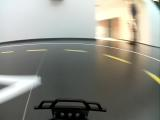
#> input picture project/test_images/120_cam-image_array_.jpg, 160 x 120 px; its folder holds only this picture in this run
$ jupyter execute --allow-errors DataManagement.ipynb   (shell and % lines are left out)   (older library calls are emulated)
#> lines starting #> are read from the running program, lines starting #| are printed output that depends on the picture; after the words box and inside, x2 and y2 are one past the last pixel; in counts of white or black regions, pixels touching at a corner belong together
### project/general.py
'''
Generic functions
'''

import os
import cv2
import numpy as np
import random
import math
import json

from matplotlib import pyplot as plt

#helper function to show several images
def show_imgs(img_arr, cmap=None):

    fig, ax = plt.subplots(1, img_arr.shape[0], figsize=(15, 6),
                             subplot_kw={'adjustable': 'box-forced'})

    axoff = np.vectorize(lambda ax:ax.axis('off'))
    axoff(ax)

    for i, img in enumerate(img_arr):
        ax[i].imshow(img, cmap=cmap)

def duplicate_image(img):
    '''
    Duplicates an image
    '''
    return np.copy(img)

# [7 lines left out: function add_text_to_image, not called in this run]

def get_median_blur(gray_frame):
    return cv2.medianBlur(gray_frame, 5)

# Flip image

# [6 lines left out: function flip_image, not called in this run]

def crop_image(img, x, w, y, h):
    '''
    Crop an image, using ideas from https://stackoverflow.com/questions/15589517/how-to-crop-an-image-in-opencv-using-python
    '''
    crop_img = img[h:img.shape[0]-w, 0:img.shape[1]]
    return crop_img

# [30 lines left out: functions image_augment_brightness, image_resize, normalize_image, not called in this run]

def grayscale(img):
    '''
    Applies the Grayscale transform
    '''
    return cv2.cvtColor(img, cv2.COLOR_BGR2GRAY)

# [18 lines left out: functions show_image, compare_images, not called in this run]
    #plt.subplots_adjust(left=0., right=1, top=0.9, bottom=0.)

def resize_image(img, height, weigth):
    return cv2.resize(img, (height, weigth), interpolation=cv2.INTER_AREA)

# [5 lines left out: function save_image, not called in this run]

def region_of_interest(img, vertices):
    """
    Applies an image mask.

    Only keeps the region of the image defined by the polygon
    formed from `vertices`. The rest of the image is set to black.
    """
    #defining a blank mask to start with
    mask = np.zeros_like(img)

    #defining a 3 channel or 1 channel color to fill the mask with depending on the input image
    if len(img.shape) > 2:
        channel_count = img.shape[2]  # i.e. 3 or 4 depending on your image
        ignore_mask_color = (255,) * channel_count
    else:
        ignore_mask_color = 255

    #filling pixels inside the polygon defined by "vertices" with the fill color
    cv2.fillPoly(mask, vertices, ignore_mask_color)

    #returning the image only where mask pixels are nonzero
    masked_image = cv2.bitwise_and(img, mask)
    return masked_image

# [31 lines left out: functions draw_lines, draw_lane_lines2, draw_lane_lines, not called in this run]

def remove_noise(image, kernel_size):
    return cv2.GaussianBlur(image, (kernel_size, kernel_size), 0)

# [135 lines left out: functions hough_lines2, get_coef, get_distance, get_line_median, slope, separate_lines and 6 more, not called in this run]

def thresholds(image,
               s_thresh=(80, 255), # 30, 255
               sx_thresh=(20, 150),
               sy_thresh = (20, 255),
               abs_thresh=(0.9, 1.1), # (0, np.pi/2)
               mag_thresh=(0.9, 1.1), # did not work
               v_thresh=(165,255) # (110,255)
              ):
    '''
    filter different thresholds
    '''
    img = duplicate_image(image)

    # Convert to HLS color space and separate the S channel
    hls = cv2.cvtColor(img, cv2.COLOR_BGR2HLS).astype(np.float)
    s_channel = hls[:,:,2]
    s_binary = np.zeros_like(s_channel)
    s_binary[(s_channel >= s_thresh[0]) & (s_channel <= s_thresh[1])] = 1

    # Convert to HSV color space and separate the V channel
    hsv = cv2.cvtColor(img, cv2.COLOR_BGR2HSV).astype(np.float)
    v_channel = hsv[:,:,2]
    v_binary = np.zeros_like(v_channel)
    v_binary[(v_channel >= v_thresh[0]) & (v_channel <= v_thresh[1])] = 1

    # Sobel Threshold x gradient
    gray = grayscale(image)
    sobelx = cv2.Sobel(gray, cv2.CV_64F, 1, 0) # Take the derivative in x
    abs_sobelx = np.absolute(sobelx) # Absolute x derivative to accentuate lines away from horizontal
    scaled_sobel = np.uint8(255*abs_sobelx/np.max(abs_sobelx))
    sx_binary = np.zeros_like(scaled_sobel)
    sx_binary[(scaled_sobel >= sx_thresh[0]) & (scaled_sobel <= sx_thresh[1])] = 1

    # Sobel Threshold y gradient
    sobely = cv2.Sobel(gray, cv2.CV_64F, 0, 1)
    abs_sobely = np.absolute(sobely)
    scaled_sobel = np.uint8(255*abs_sobely/np.max(abs_sobely))
    sy_binary = np.zeros_like(scaled_sobel)
    sy_binary[(scaled_sobel >= sy_thresh[0]) & (scaled_sobel <= sy_thresh[1])] = 1

    # Gradient magnitude
    gradmag = np.sqrt(sobelx**2+sobely**2)
    scale_factor = np.max(gradmag)/255
    gradmag = (gradmag/scale_factor).astype(np.uint8)
    mag_binary = np.zeros_like(gradmag)
    mag_binary[(gradmag >= mag_thresh[0]) & (gradmag <= mag_thresh[1])] = 1

    # absolute value of the gradient direction
    absgraddir = np.arctan2(np.absolute(sobely), np.absolute(sobelx))
    dir_binary = np.zeros_like(absgraddir)
    dir_binary[(absgraddir >= abs_thresh[0]) & (absgraddir <= abs_thresh[1])] = 1

    # Combine a binary image of all thresholds
    combined_binary = np.zeros_like(sx_binary)

    ## Pipeline to test separate filters
    #combined_binary[(sy_binary == 1)] = 1
    #combined_binary[(sx_binary == 1)] = 1
    #combined_binary[(sy_binary == 1) & (sx_binary == 1)] = 1
    #combined_binary[(s_binary == 1)] = 1
    #combined_binary[(v_binary == 1)] = 1
    #combined_binary[(v_binary == 1) | (s_binary == 1)] = 1
    #combined_binary[(dir_binary == 1)] = 1
    #combined_binary[((v_binary == 1) | (s_binary == 1)) & (dir_binary == 1)] = 1
    #combined_binary[(s_binary == 1) & (v_binary == 1) | (sx_binary == 1) & (sy_binary == 1)] = 1
    #combined_binary[(s_binary == 1) & (v_binary == 1) | (sx_binary == 1) | (sy_binary == 1)] = 1

    # Working pipelines
    #combined_binary[((s_binary == 1) | (sx_binary == 1)) & ((mag_binary == 1) | (dir_binary == 1))] = 1 # initial
    #combined_binary[((s_binary == 1) | (sx_binary == 1)) & ((v_binary == 1) | (dir_binary == 1))] = 1  # worked fine
    combined_binary[((s_binary == 1) | (sx_binary == 1) | (sy_binary == 1)) & ((v_binary == 1) | (dir_binary == 1))] = 1  # worked fine

    return combined_binary

# [6 lines left out: function warp, not called in this run]

### project/DataManagement.ipynb
[cell 1]
import os
import cv2
import numpy as np
import math
import pickle

import matplotlib
from matplotlib.pyplot import imshow
from general import *

Initial code from [here](https://github.com/wroscoe/notebooks/blob/master/Port%20of%20compond%20eye.ipynb).

[cell 2]
#Parameters
bottom_crop = 25
top_crop = 40
row, col = 120, 160
debug = True # False
canny_threshold1 = 50 # 100
canny_threshold2 = 200 # 130

[cell 3]
import glob

dir_path = './test_images/'

images = glob.glob(dir_path+'*.jpg')

img_all = np.array([cv2.cvtColor(cv2.imread(p), cv2.COLOR_BGR2RGB) for p in images])

#only use a couple example images
img_arr = img_all[0:5]

#find image dimensions
img = img_arr[0]
img_height = img.shape[0]
#> img_height = 120
img_width = img.shape[1]
#> img_width = 160

img_shape = img.shape
#> img_shape = (120, 160, 3)
#> the loop in show_imgs, `for i, img in enumerate(img_arr):` made 1 pass
new_img_shape = (300,300) # for transformation

#mtx = pickle.load(open("mtx.pkl", 'rb'))
#dist = pickle.load(open("dist.pkl", 'rb'))

mtx = np.array([[268.545517, 0.000000, 156.478764],
       [0.0, 267.758343, 132.117238],
       [0.0, 0.0, 1.0]])
dist = np.array([[-0.030609, -0.071767, 0.014567, 0.008852, 0.0]])

#> (the rest of this cell did not finish here and is left out)

#> (a cell that did not finish here is left out)

[cell 5]
# Region of Interest
bottom_left = [0, img_height-bottom_crop]
#> bottom_left = [0, 95]
top_left     = [0, top_crop]
bottom_right = [img_width, img_height-bottom_crop]
#> bottom_right = [160, 95]
top_right    = [img_width, top_crop]
#> top_right = [160, 40]
vertices = np.array([[bottom_left, top_left, top_right, bottom_right]], dtype=np.int32)
#> vertices = [[0, 95], [0, 40], [160, 40], [160, 95]]

img_roi = np.array([region_of_interest(i, vertices) for i in img_arr])
#> in region_of_interest, `cv2.fillPoly(mask, vertices, ignore_mask_color)`:
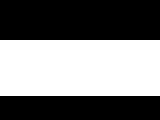
#> mask: shape (120, 160, 3); 46.7% white; 1 white region, box (x1, y1, x2, y2) and area: (0, 40, 160, 96) 8960
#> (the rest of this cell did not finish here and is left out)

[cell 6]
# Crop
img_crop = np.array([crop_image(i, 0, bottom_crop, 0, top_crop) for i in img_arr])
#> (the rest of this cell did not finish here and is left out)

[cell 7]
#remove colors and show greyscale
gray_arr = np.array([cv2.cvtColor(i, cv2.COLOR_BGR2GRAY) for i in img_roi])
#> (the rest of this cell did not finish here and is left out)


#blur images to avoid recognizing small lines
median_blur = np.array([get_median_blur(i) for i in gray_arr])
show_imgs(median_blur, cmap='gray')

#> (a cell that did not finish here is left out)

[cell 9]
#thresholds
thresh_arr = np.array([thresholds(i) for i in img_roi])
#> in thresholds, `hls = cv2.cvtColor(img, cv2.COLOR_BGR2HLS).astype(np.float)`:
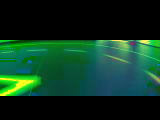
#> hls: shape (120, 160, 3) float64; mean of channels 0, 1, 2 31.9, 52.8, 12.5; drawn as B, G, R
#> in thresholds, `s_channel = hls[:,:,2]`:
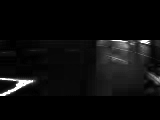
#> s_channel: shape (120, 160) float64; min 0, max 255, mean 12.5
#> in thresholds, `hsv = cv2.cvtColor(img, cv2.COLOR_BGR2HSV).astype(np.float)`:
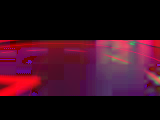
#> hsv: shape (120, 160, 3) float64; mean of channels 0, 1, 2 31.9, 14, 56.1; drawn as B, G, R
#> in grayscale, `return cv2.cvtColor(img, cv2.COLOR_BGR2GRAY)`:
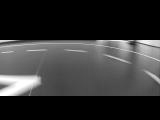
#> returned value: shape (120, 160); min 0, max 255, mean 53.1
#> in thresholds, `sobelx = cv2.Sobel(gray, cv2.CV_64F, 1, 0)`:
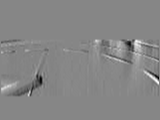
#> sobelx: shape (120, 160) float64; min -280, max 250, mean -0.6; drawn with min black and max white
#> in thresholds, `abs_sobelx = np.absolute(sobelx)`:
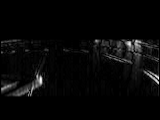
#> abs_sobelx: shape (120, 160) float64; min 0, max 280, mean 8.5; drawn with min black and max white
#> in thresholds, `sobely = cv2.Sobel(gray, cv2.CV_64F, 0, 1)`:
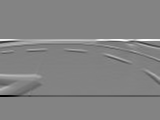
#> sobely: shape (120, 160) float64; min -1020, max 965, mean 0; drawn with min black and max white
#> in thresholds, `abs_sobely = np.absolute(sobely)`:
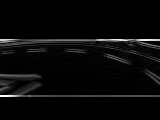
#> abs_sobely: shape (120, 160) float64; min 0, max 1020, mean 36.6; drawn with min black and max white
#> in thresholds, `scale_factor = np.max(gradmag)/255`: scale_factor = 4
#> in thresholds, `absgraddir = np.arctan2(np.absolute(sobely), np.absolute(sobelx))`:
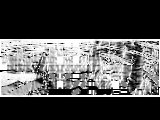
#> absgraddir: shape (120, 160) float64; min 0, max 1.57, mean 0.501; drawn with min black and max white
#> (the rest of this cell did not finish here and is left out)

[cell 10]
hough_threshold = 10
min_line_length = 10
max_gap = 10
rho = 1.
theta = np.pi/180 # around .017

line_arr = []
line_coord_arr = []
line_count = 0
#> (the rest of this cell did not finish here and is left out)

$ run again, on project/test_images/17_cam-image_array_.jpg
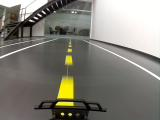
#> input picture project/test_images/17_cam-image_array_.jpg, 160 x 120 px
#> the loop in show_imgs, `for i, img in enumerate(img_arr):` made 1 pass
#> mask: shape (120, 160, 3); 46.7% white; 1 white region, box (x1, y1, x2, y2) and area: (0, 40, 160, 96) 8960
#> in thresholds, `abs_sobely = np.absolute(sobely)`:
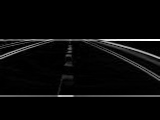
#> abs_sobely: shape (120, 160) float64; min 0, max 990, mean 36.8; drawn with min black and max white
#> scale_factor = 3.88
#> in thresholds, `absgraddir = np.arctan2(np.absolute(sobely), np.absolute(sobelx))`:
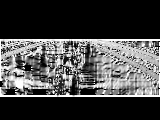
#> absgraddir: shape (120, 160) float64; min 0, max 1.57, mean 0.435; drawn with min black and max white

$ run again, on project/test_images/2396_cam-image_array_.jpg
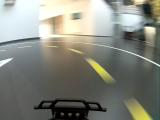
#> input picture project/test_images/2396_cam-image_array_.jpg, 160 x 120 px
#> the loop in show_imgs, `for i, img in enumerate(img_arr):` made 1 pass
#> mask: shape (120, 160, 3); 46.7% white; 1 white region, box (x1, y1, x2, y2) and area: (0, 40, 160, 96) 8960
#> scale_factor = 3.65
#> in thresholds, `absgraddir = np.arctan2(np.absolute(sobely), np.absolute(sobelx))`:
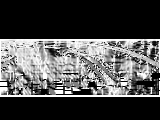
#> absgraddir: shape (120, 160) float64; min 0, max 1.57, mean 0.47; drawn with min black and max white
